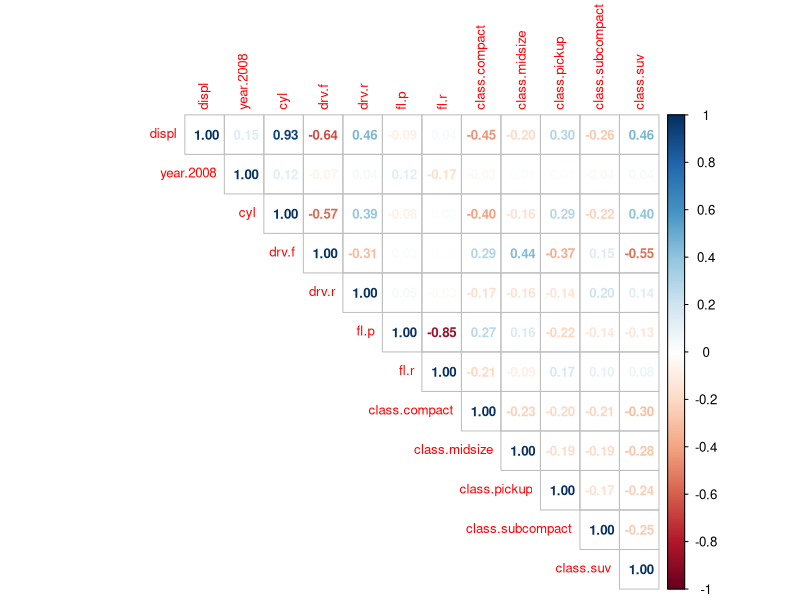
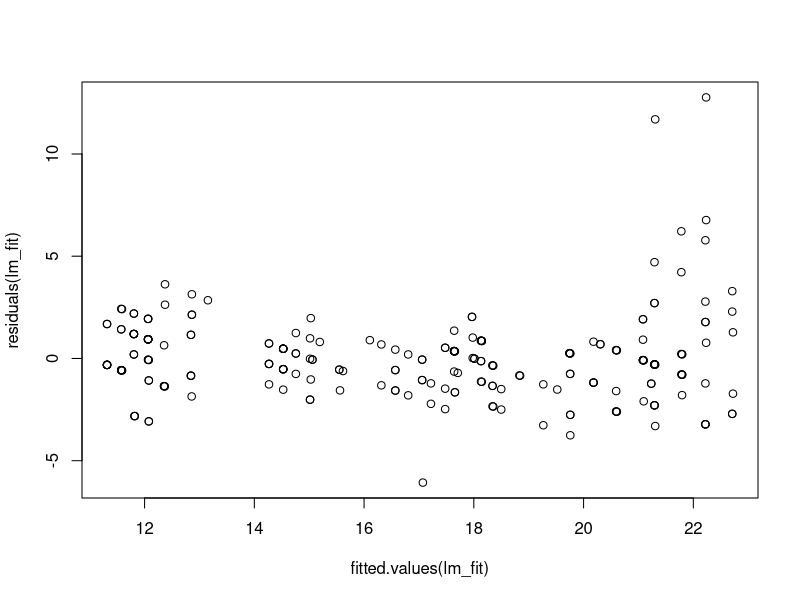
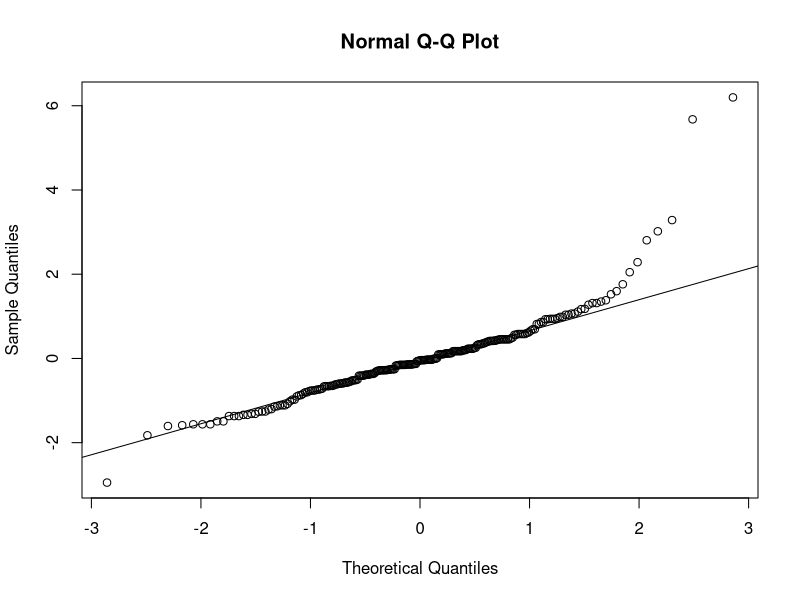

Write R code to recreate these figures, in order.
## ---- chunk 1
knitr::opts_chunk$set(echo = TRUE)
## ---- chunk 2
library(tidyverse)
library(caret)
library(corrplot)

df <- mpg

# Drop the variables with more than 10 levels
df <- select(df, -manufacturer, -model, -trans, -hwy)

# Convert year, class, drv, and fl to factors
df$year <- as.factor(df$year)
df$class <- as.factor(df$class)
df$drv <- as.factor(df$drv)
df$fl <- as.factor(df$fl)
## ---- chunk 3
# Create dummy variables
# Note that only calling predict actually returns the df with
# dummy variables - dummyVars just returns a model and the predict function returns a data frame
# Note we make fullRank = TRUE to drop linear dependencies
dummy_vars <- dummyVars(cty ~ ., data = df, fullRank = TRUE)
df_x <- predict(dummy_vars, newdata = df)

# Note that df_x won't have the target variable (cty in this case)
# We would need to bind cty and df_x together again in a new df
df <- data.frame(cbind(cty = df$cty, df_x))
head(df, n=3)
## ---- chunk 4
# Check that rows > columns
dim(df)[1]>dim(df)[2]

# Actual number of rows and columns
dim(df)
## ---- chunk 5

comboInfo <- findLinearCombos(df)

# If there are linear dependencies remove the columns which are causing it
# Otherwise $remove will result a NULL value
if (!(is.null(comboInfo$remove))) {
  df <- select(df, -comboInfo$remove)
}

comboInfo

## ---- chunk 6

# If we want details about each column, we put saveMetrics = TRUE
# Otherwise nzv would just be a vector of columns which have near zero variance
nzv <- nearZeroVar(df, saveMetrics = TRUE)
nzv

# Checking for zero var columns - there are none in our dataset
nzv[nzv$zeroVar,]

# We want to remove columns where zeroVar is true
if (length(which(nzv[,"zeroVar"] > 0)) > 0) {
  df <- df[,-(which(nzv[,"zeroVar"] > 0))]
}

## ---- chunk 7

# Much simpler form when saveMetrics = FALSE
# Return column numbers of the columns where nearZeroVar or nzv = TRUE
nzv <- nearZeroVar(df)
nzv

# Remove these columns from dataset
df <- df[-nzv]

## ---- chunk 8

# Create a correlation matrix for the predictors
df_x <- select(df, -cty)
cor_mat <- cor(df_x)
# Plot the correlation matrix for inspection
corrplot(cor_mat, method = "number", type = "upper", 
         number.cex = 0.8, tl.cex = 0.8, cl.cex = 0.8)

# Find the correlated columns with 85% cutoff; it will return 1 column
# from each pair of correlated column so that we can delete it
high_cor <- findCorrelation(cor_mat, cutoff = .85)
high_cor

# Create the final data frame with the correlated columns deleted
df <- data.frame(cbind(cty = df$cty, select(df_x, -high_cor)))

## ---- chunk 9

# We only want to center and scale the numeric features and not dummy vars
# In this case we only have 1 variable
df_pre_proc <- select(df, cyl)

# Setup the preprocessing function with required methods
# There are a lot more methods that you can specify in preprocess
pre_proc <- preProcess(df_pre_proc, method = c("center", "scale"))

# predict function is the one which actually preprocesses the data
df_x_transform <- predict(pre_proc, df_pre_proc)

# Merge the categoricals and the processed columns together again
df <- data.frame(cbind(select(df, -cyl), df_x_transform))

## ---- chunk 10

# You can specify the cross-validaton setup in trainControl
# Here we choose 5-fold CV
train_control <- trainControl(method = "cv", number = 5)

lm_fit <- train(x = select(df, -cty), y = df$cty, method = "lm",
                trControl = train_control)

# Displays the cross-validated RMSE & R-squared
lm_fit

# Summary of the fit
summary(lm_fit)

## ---- chunk 11

mean(residuals(lm_fit))

## ---- chunk 12

plot(fitted.values(lm_fit), residuals(lm_fit))

## ---- chunk 13

qqnorm(y = scale(residuals(lm_fit), center = TRUE))
qqline(y = scale(residuals(lm_fit), center = TRUE))

